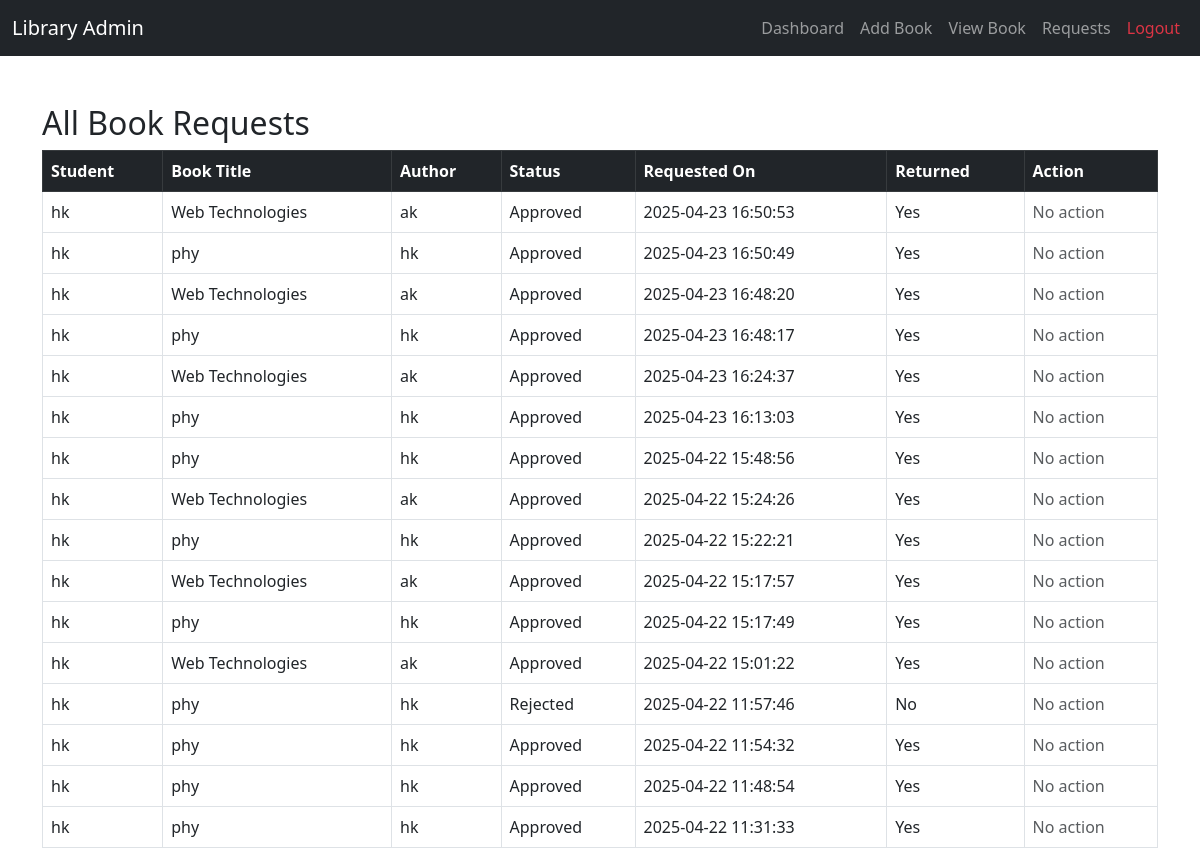
The app's page /admin/book_requests.php (signed in) with its own data.
### tables this page shows
CREATE TABLE IF NOT EXISTS `book_requests` (
  `id` int NOT NULL AUTO_INCREMENT,
  `student_id` int DEFAULT NULL,
  `book_id` int DEFAULT NULL,
  `status` enum('pending','approved','rejected') DEFAULT 'pending',
  `request_date` timestamp NULL DEFAULT CURRENT_TIMESTAMP,
  `is_returned` tinyint(1) DEFAULT '0',
  PRIMARY KEY (`id`),
  KEY `student_id` (`student_id`),
  KEY `book_id` (`book_id`)
);

CREATE TABLE IF NOT EXISTS `users` (
  `id` int NOT NULL AUTO_INCREMENT,
  `password` varchar(255) NOT NULL,
  `role` enum('admin','student') DEFAULT 'student',
  `name` varchar(100) DEFAULT NULL,
  `email` varchar(100) DEFAULT NULL,
  PRIMARY KEY (`id`),
  UNIQUE KEY `name` (`name`)
);

CREATE TABLE IF NOT EXISTS `books` (
  `id` int NOT NULL AUTO_INCREMENT,
  `title` varchar(255) NOT NULL,
  `author` varchar(255) NOT NULL,
  `category` varchar(100) DEFAULT NULL,
  `quantity` int DEFAULT '1',
  PRIMARY KEY (`id`)
);

### admin/book_requests.php (the view, shortened to what this page needs)
<?php
include '../includes/db.php';
$query = "
    SELECT br.id AS request_id, br.status, br.request_date, br.is_returned,
           s.name AS student_name, b.title, b.author
    FROM book_requests br
    JOIN users s ON br.student_id = s.id
    JOIN books b ON br.book_id = b.id
    ORDER BY br.request_date DESC
";
$requests = $conn->query($query);
?>
<!DOCTYPE html>
<html>
<head>
    <link href="https://cdn.jsdelivr.net/npm/bootstrap@5.3.0/dist/css/bootstrap.min.css" rel="stylesheet">
</head>
<body>
<?php include 'navbar.php'; ?>
<div class="container mt-5">
    <h2>All Book Requests</h2>
    <table class="table table-bordered table-hover">
        <thead class="table-dark">
            <tr>
                <th>Student</th>
                <th>Book Title</th>
                <th>Author</th>
                <th>Status</th>
                <th>Requested On</th>
                <th>Returned</th>
                <th>Action</th>
            </tr>
        </thead>
        <tbody>
        <?php while ($row = $requests->fetch_assoc()): ?>
            <tr>
                <td><?= htmlspecialchars($row['student_name']) ?></td>
                <td><?= htmlspecialchars($row['title']) ?></td>
                <td><?= htmlspecialchars($row['author']) ?></td>
                <td><?= ucfirst($row['status']) ?></td>
                <td><?= $row['request_date'] ?></td>
                <td><?= $row['is_returned'] ? 'Yes' : 'No' ?></td>
                <td>
                    <?php if ($row['status'] === 'pending'): ?>
                        <a href="process_request.php?id=<?= $row['request_id'] ?>&action=approve" class="btn btn-sm btn-success">Approve</a>
                        <a href="process_request.php?id=<?= $row['request_id'] ?>&action=reject" class="btn btn-sm btn-danger">Reject</a>
                    <?php else: ?>
                        <span class="text-muted">No action</span>
                    <?php endif; ?>
                </td>
            </tr>
        <?php endwhile; ?>
        </tbody>
    </table>
</div>
</body>
</html>

### admin/navbar.php (shortened to what this page needs)
<nav class="navbar navbar-expand-lg navbar-dark bg-dark">
  <div class="container-fluid">
    <a class="navbar-brand" href="dashboard.php">Library Admin</a>
    <div class="collapse navbar-collapse" id="navbarNav">
      <ul class="navbar-nav ms-auto">
        <li class="nav-item"><a class="nav-link" href="dashboard.php">Dashboard</a></li>
        <li class="nav-item"><a class="nav-link" href="add_book.php">Add Book</a></li>
        <li class="nav-item"><a class="nav-link" href="view_books.php">View Book</a></li>
        <li class="nav-item"><a class="nav-link" href="book_requests.php">Requests</a></li>
        <li class="nav-item"><a class="nav-link text-danger" href="../auth/logout.php">Logout</a></li>
      </ul>
    </div>
  </div>
</nav>

### records on screen
book_requests: users.name "hk", book.title "Web Technologies", book.author "ak", status "Approved", request_date "2025-04-23 16:50:53", is_returned "Yes", shows "No action"
book_requests: users.name "hk", book.title "phy", book.author "hk", status "Approved", request_date "2025-04-23 16:50:49", is_returned "Yes", shows "No action"
book_requests: users.name "hk", book.title "Web Technologies", book.author "ak", status "Approved", request_date "2025-04-23 16:48:20", is_returned "Yes", shows "No action"
book_requests: users.name "hk", book.title "phy", book.author "hk", status "Approved", request_date "2025-04-23 16:48:17", is_returned "Yes", shows "No action"
book_requests: users.name "hk", book.title "Web Technologies", book.author "ak", status "Approved", request_date "2025-04-23 16:24:37", is_returned "Yes", shows "No action"
book_requests: users.name "hk", book.title "phy", book.author "hk", status "Approved", request_date "2025-04-23 16:13:03", is_returned "Yes", shows "No action"
book_requests: users.name "hk", book.title "phy", book.author "hk", status "Approved", request_date "2025-04-22 15:48:56", is_returned "Yes", shows "No action"
book_requests: users.name "hk", book.title "Web Technologies", book.author "ak", status "Approved", request_date "2025-04-22 15:24:26", is_returned "Yes", shows "No action"
book_requests: users.name "hk", book.title "phy", book.author "hk", status "Approved", request_date "2025-04-22 15:22:21", is_returned "Yes", shows "No action"
book_requests: users.name "hk", book.title "Web Technologies", book.author "ak", status "Approved", request_date "2025-04-22 15:17:57", is_returned "Yes", shows "No action"
book_requests: users.name "hk", book.title "phy", book.author "hk", status "Approved", request_date "2025-04-22 15:17:49", is_returned "Yes", shows "No action"
book_requests: users.name "hk", book.title "Web Technologies", book.author "ak", status "Approved", request_date "2025-04-22 15:01:22", is_returned "Yes", shows "No action"
book_requests: users.name "hk", book.title "phy", book.author "hk", status "Rejected", request_date "2025-04-22 11:57:46", is_returned "No", shows "No action"
book_requests: users.name "hk", book.title "phy", book.author "hk", status "Approved", request_date "2025-04-22 11:54:32", is_returned "Yes", shows "No action"
book_requests: users.name "hk", book.title "phy", book.author "hk", status "Approved", request_date "2025-04-22 11:48:54", is_returned "Yes", shows "No action"
book_requests: users.name "hk", book.title "phy", book.author "hk", status "Approved", request_date "2025-04-22 11:31:33", is_returned "Yes", shows "No action"
